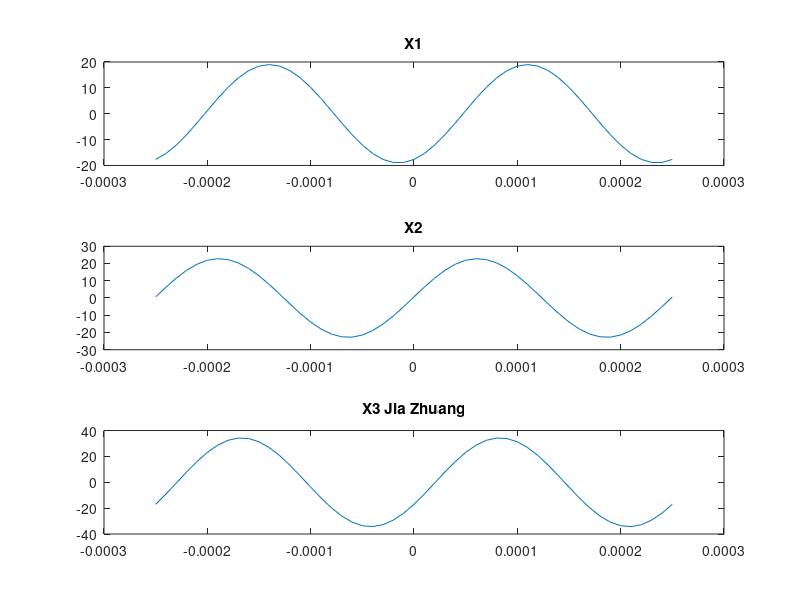

The MATLAB source for this figure: (Note: this script raises an error after producing the figure.)
%% Ruite Guo
% ECE203
% Lab01: Introduction to Matlab

%% 3. Lab Exercise: Manipulating Sinusoids with Matlab
%% (a) 
    f=4000;
    T=1/f
    tt= (-1/4000):10^-5:(1/4000);
%% (b)
    T=1/4000
    A1=19
    A2=1.2*A1
    tm1=(37.2/5)*T;
    tm2=-(41.3/11)*T;
    
    X1 = A1*cos(2* pi*(4000)*(tt- tm1));
    subplot(3,1,1)
    plot(tt,X1)
    title('X1')
    
    X2 =A2*cos(2*pi*(4000)*(tt- tm2));
    subplot(3,1,2)
    plot(tt,X2)
    title('X2')
%% (c)
    X3 = X1 +X2; 
    subplot(3,1,3)
    plot(tt,X3)
    title('X3 Jia Zhuang')
%% 3.1 Theoretical Calculations
%% (a)
%From the top plot, x1: "time-location of a positive peak":
    %timeshift1=-0.0001378;
    %A1 = 19
    %phase1 = 2*pi*4000*timeshift1 =-3.4633
%From the middle plot, x2: "time-location of a positive peak":
    %timeshift2=-0.00018888
    %A2 = 22.8
    %phase2 = 2*pi*4000*timeshift2=-4.7471
    
%% (b)
%From the bottom plot, x3: "time-location of a positive peak":
   
    %timeshift3= -0.00017
    %A3 = 34.19 
    %phase3=2*pi*4000*timeshift3
%% (c)
% With phasor notation,
phase1=-3.4633
phase2=-4.7471
X1 = A1*exp(j*phase1);
X2 = A2*exp(j*phase2);
% adding yields
abs(X1+x2)
angle(X1+x2)
%% 3.2
x1=real(A1*exp(j*2*pi*f*tt))
